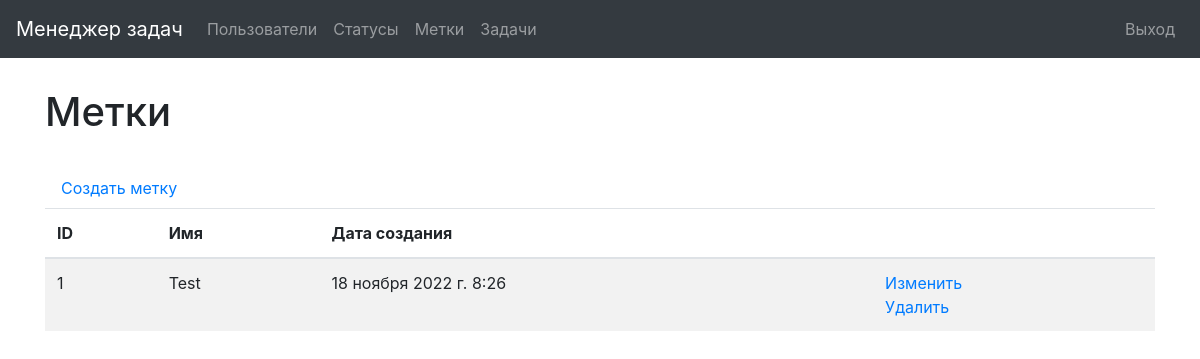
/labels/ (signed in), run on an earlier commit of the app's database.
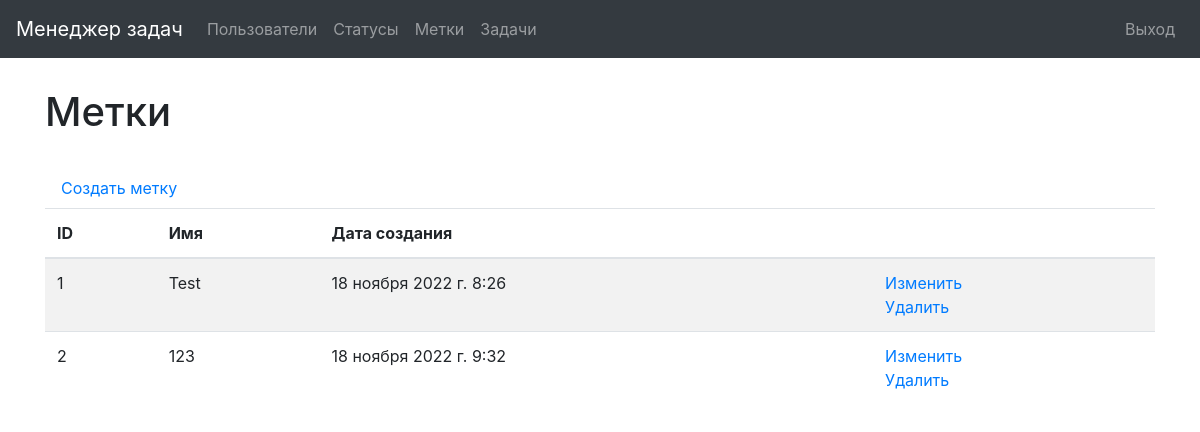
And on a later commit of the database.
### task_manager/labels/models.py (models this page shows, shortened)
class Label(models.Model):
    name = models.CharField(max_length=150, unique=True)
    date_created = models.DateTimeField(auto_now_add=True)

### task_manager/labels/views.py (the view)
# urls.py: path('', views.LabelsPage.as_view(), name='labels_list'),
class LabelsPage(CustomLoginRequired, ListView):
    model = Label
    template_name = 'labels/labels.html'
    context_object_name = 'labels'

### task_manager/mixins.py (called while the page is built)
    def dispatch(self, request, *args, **kwargs):
        if not request.user.is_authenticated:
            messages.error(request, _("""You are not logged in!
                                      Please log in."""))
            return redirect(reverse_lazy('login'))
        return super().dispatch(request, *args, **kwargs)

### task_manager/templates/labels/labels.html
{% extends 'base.html' %}
{% load i18n %}
{% block content %}
<div class="table-responsive">
<h1>{% translate "Labels" %}</h1>
    <br>
    <a class="nav-link" href="{% url 'create_label' %}">{% translate "Create a label" %}</a>
    <table class="table table-striped">
      <thead>
        <tr>
            <th>ID</th>
            <th>{% translate "Name" %}</th>
            <th>{% translate "Date of creation" %}</th>
            <th></th>
        </tr>
      </thead>
        <tbody>
            {% for label in labels %}
            <tr>
                <td>{{ label.id }}</td>
                <td>{{ label.name }}</td>
                <td>{{ label.date_created }}</td>
                <td>
                    <a href="{% url 'update_label' label.id %}">{% translate "Edit" %}</a>
                    <br>
                    <a href="{% url 'delete_label' label.id %}">{% translate "Delete" %}</a>
                </td>
            </tr>
            {% endfor %}
        </tbody>
    </table>
</div>
{% endblock %}

### task_manager/templates/base.html (shortened to what this page needs)
<!DOCTYPE html>
{% load bootstrap4 %}
{% load i18n %}
{% bootstrap_css %}
<html lang="">
  <head>
  </head>
  <body class="d-flex flex-column min-vh-100">
    <nav class="navbar navbar-expand-md navbar-dark fixed-top bg-dark">
      <a class="navbar-brand" href="/">{% translate "Task Manager" %}</a>
      <div class="collapse navbar-collapse" id="navbarToggleExternalContent">
        <ul class="navbar-nav mr-auto">
          <li class="nav-item">
            <a class="nav-link" href="{% url 'users_list' %}">{% translate "Users" %}</a>
          </li>
          {% if request.user.is_authenticated %}
          <li class="nav-item">
            <a class="nav-link" href="{% url 'statuses_list' %}">{% translate "Statuses" %}</a>
          </li>
          <li class="nav-item">
            <a class="nav-link" href="{% url 'labels_list' %}">{% translate "Labels" %}</a>
          </li>
          <li class="nav-item">
            <a class="nav-link" href="{% url 'tasks_list' %}">{% translate "Tasks" %}</a>
          </li>
          {% endif %}
        </ul>
        {% if not request.user.is_authenticated %}
        <ul class="navbar-nav">
            <li class="nav-item">
              <a class="nav-link" href="{% url 'login' %}">{% translate "Login" %}</a>
            </li>
            <li class="nav-item">
              <a class="nav-link" href="{% url 'create_user' %}">{% translate "Registration" %}</a>
            </li>
        </ul>
        {% else %}
        <ul class="navbar-nav">
          <li class="nav-item">
            <form method="POST" action="{% url 'logout' %}">
              <button type="submit" class="btn nav-link" href="{% url 'logout' %}">{% translate "Logout" %}</button>
            </form>
          </li>
        </ul>
        {% endif %}
      </div>
    </nav>
    <br>
    <br>
    <br>
    <div class="container wrapper flex-grow-1">
        {% block content %}
        {% endblock %}
    </div>
  </body>
</html>

What changed in the data, as far as the page shows it:
added Label: id "2", name "123", date_created "18 ноября 2022 г. 9:32"
